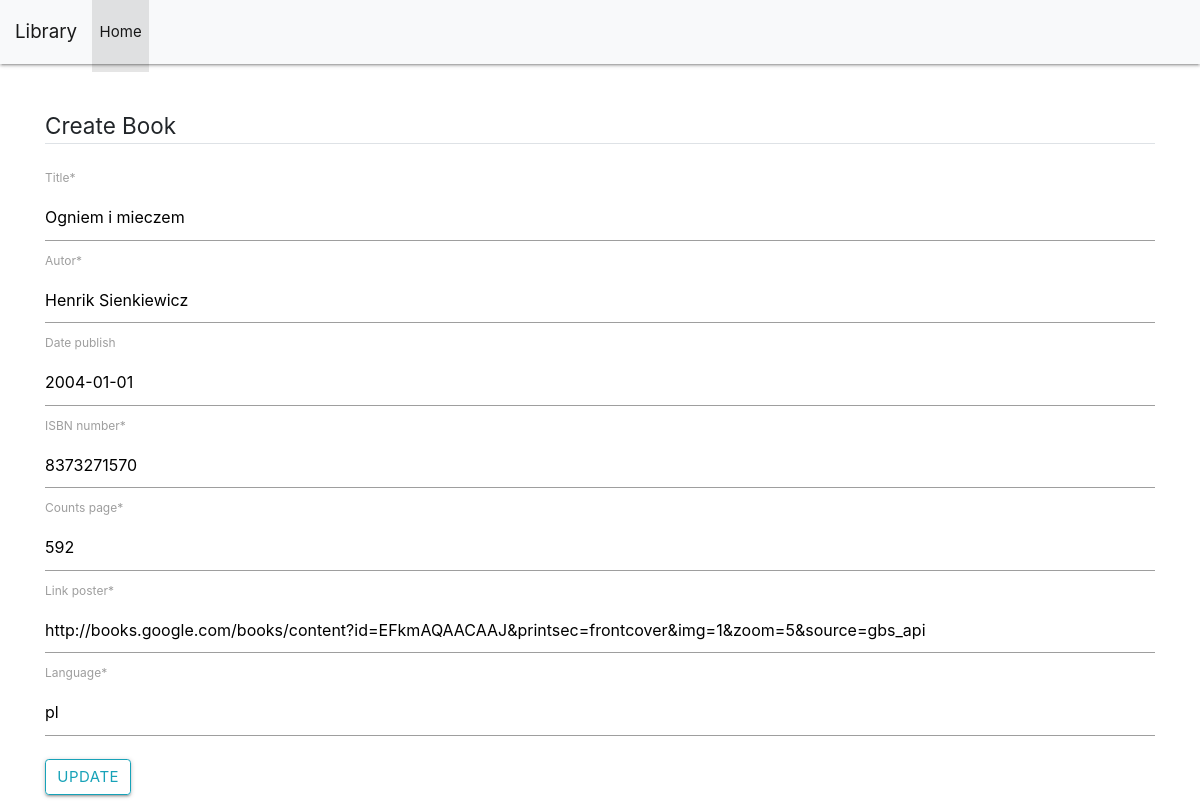
Page /update/134/ on the committed database.
### core/models.py (models this page shows, shortened)
class Book(models.Model):
    title = models.CharField(max_length=100)
    autor = models.CharField(max_length=100)
    date_publish = models.DateField(blank=True, null=True)
    ISBN_number = models.CharField(max_length=100)
    counts_page = models.IntegerField()
    link_poster = models.CharField(max_length=1000)
    language = models.CharField(max_length=100)

### core/views.py (the view)
# urls.py: path('update/<int:pk>/', UpdateBook.as_view(), name='update-book'),
class UpdateBook(UpdateView):
    model = Book
    template_name = 'core/book-update.html'
    success_url = '/'
    fields = '__all__'

### core/templates/core/book-update.html (shortened to what this page needs)
{% extends 'core/base.html' %}
{% load crispy_forms_tags %}
{% block content %}
<div class="flexbox-container1">
    <div class="content-section">
        <form method="POST" enctype="multipart/form-data">
            <fieldset class="form-group">
                <legend class="border-bottom mb-4">Create Book</legend>
                {{form|crispy}}
            </fieldset>
            <div class="form-group">
                <button class="btn btn-outline-info" type="submit">Update</button>
            </div>
        </form>
    </div>
    </div>
{% endblock content %}

### rows in the picture
Book: title "Ogniem i mieczem", autor "Henrik Sienkiewicz", date_publish "2004-01-01", ISBN_number "8373271570", counts_page "592", link_poster "http://books.google.com/books/content?id=EFkmAQAACAAJ&printsec=frontcover&img=1&zoom=5&source=gbs_api", language "pl"
